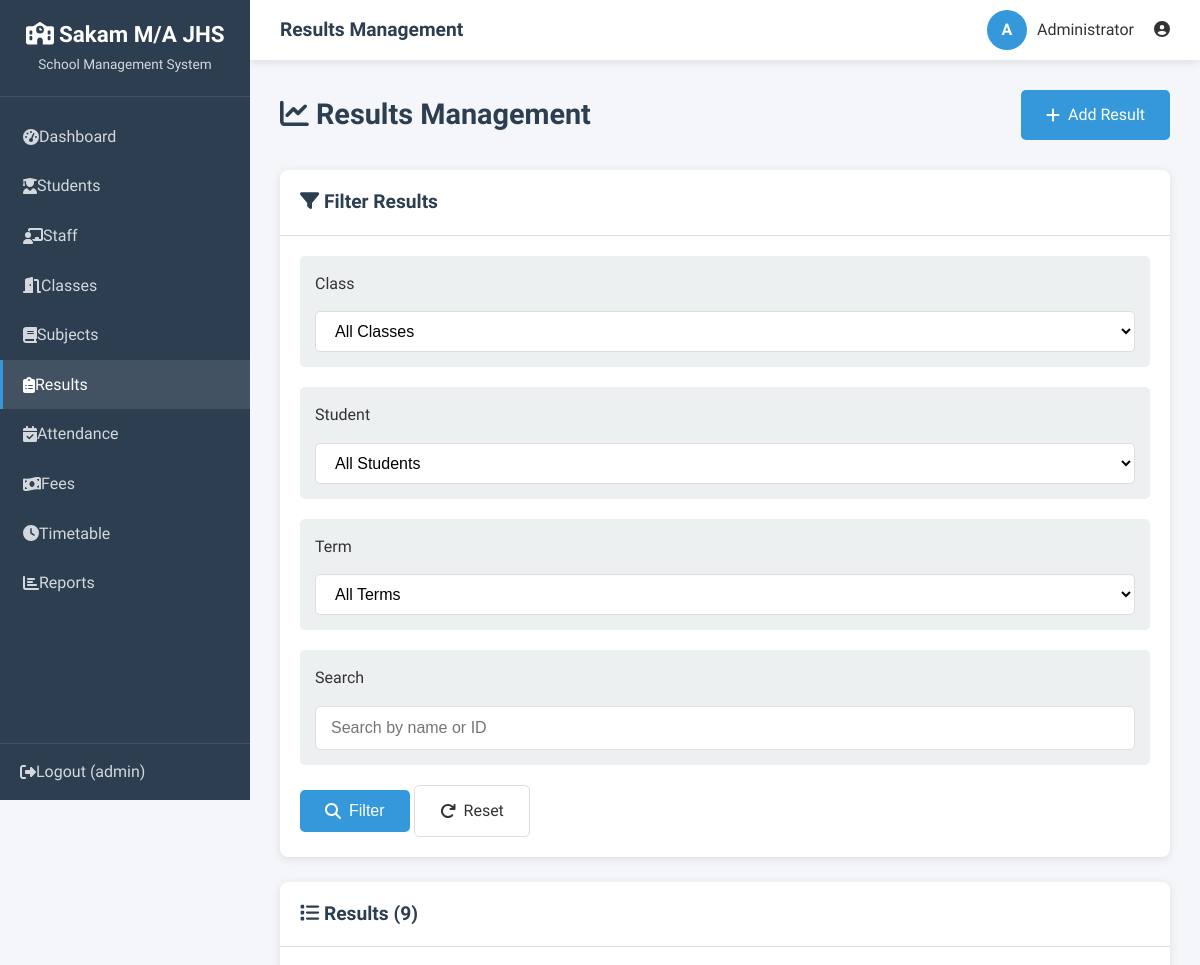
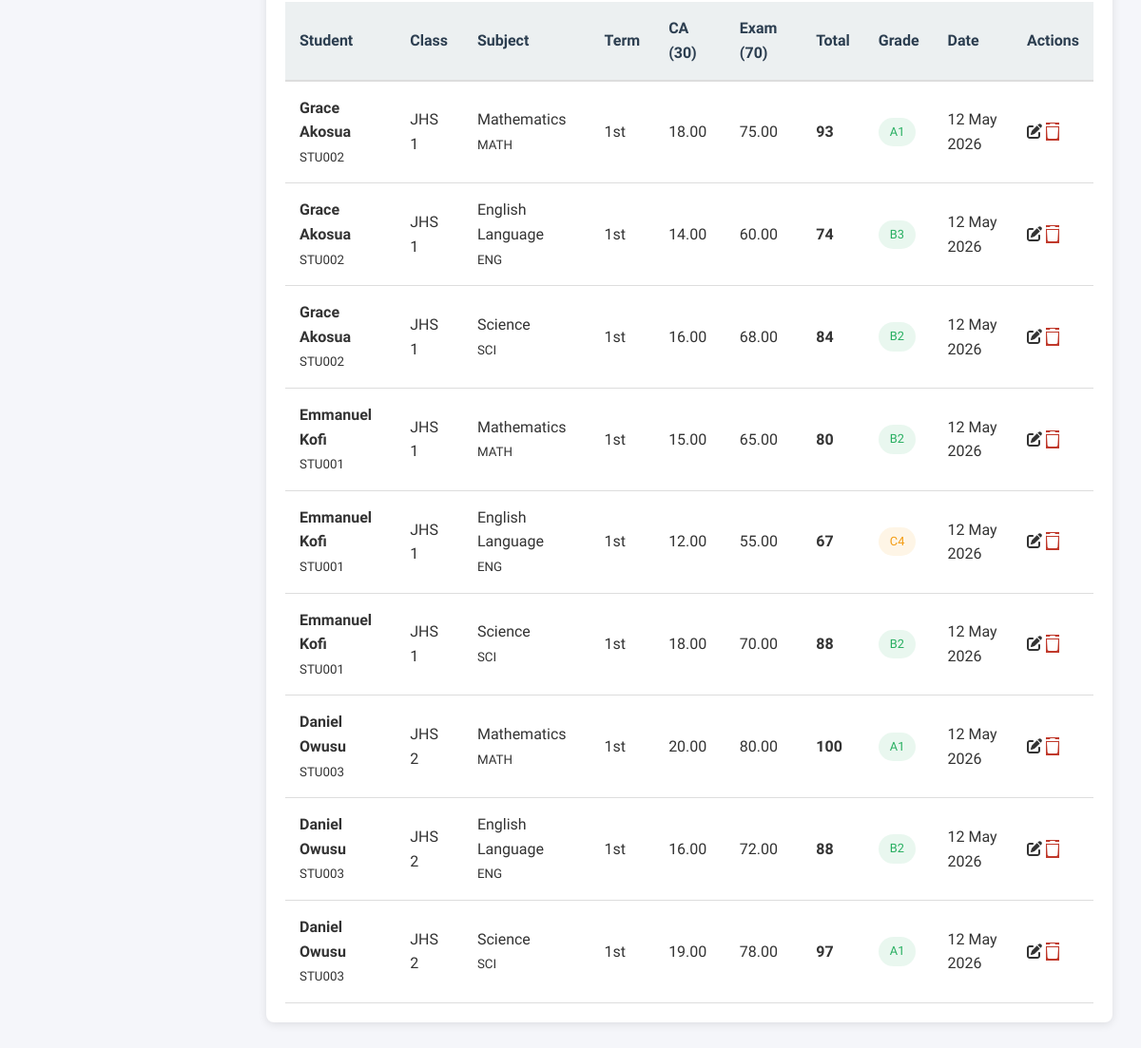
Screenshot of /teacher/results.php (signed in) with the database file from the repository (2 pictures, top to bottom).
### tables this page shows
CREATE TABLE IF NOT EXISTS results (
    id INT AUTO_INCREMENT PRIMARY KEY,
    student_id INT NOT NULL,
    subject_id INT NOT NULL,
    class_id INT NOT NULL,
    academic_year VARCHAR(20) NOT NULL,
    term ENUM('1st', '2nd', '3rd') NOT NULL,
    ca_score DECIMAL(5,2) DEFAULT 0,
    exam_score DECIMAL(5,2) DEFAULT 0,
    total_score DECIMAL(5,2) GENERATED ALWAYS AS (ca_score + exam_score) STORED,
    grade VARCHAR(2),
    position INT,
    remarks VARCHAR(50),
    entered_by INT,
    exam_date DATE,
    comments TEXT,
    created_at TIMESTAMP DEFAULT CURRENT_TIMESTAMP,
    FOREIGN KEY (student_id) REFERENCES students(id) ON DELETE CASCADE,
    FOREIGN KEY (subject_id) REFERENCES subjects(id) ON DELETE CASCADE,
    FOREIGN KEY (class_id) REFERENCES classes(id) ON DELETE CASCADE,
    FOREIGN KEY (entered_by) REFERENCES teachers(id) ON DELETE SET NULL,
    UNIQUE KEY unique_result (student_id, subject_id, academic_year, term),
    INDEX idx_student (student_id),
    INDEX idx_subject (subject_id),
    INDEX idx_term (academic_year, term)
);

CREATE TABLE IF NOT EXISTS students (
    id INT AUTO_INCREMENT PRIMARY KEY,
    student_id VARCHAR(20) UNIQUE NOT NULL,
    first_name VARCHAR(50) NOT NULL,
    last_name VARCHAR(50) NOT NULL,
    gender ENUM('Male', 'Female') NOT NULL,
    date_of_birth DATE NOT NULL,
    class_id INT NOT NULL,
    admission_date DATE NOT NULL,
    parent_name VARCHAR(100),
    parent_contact VARCHAR(20),
    parent_email VARCHAR(100),
    address TEXT,
    photo VARCHAR(255) DEFAULT 'default.png',
    status ENUM('Active', 'Inactive', 'Suspended', 'Graduated') DEFAULT 'Active',
    created_at TIMESTAMP DEFAULT CURRENT_TIMESTAMP,
    FOREIGN KEY (class_id) REFERENCES classes(id) ON DELETE RESTRICT,
    INDEX idx_student_id (student_id),
    INDEX idx_class (class_id)
);

CREATE TABLE IF NOT EXISTS classes (
    id INT AUTO_INCREMENT PRIMARY KEY,
    class_name VARCHAR(50) NOT NULL UNIQUE,
    class_level INT NOT NULL,
    teacher_id INT,
    capacity INT DEFAULT 40,
    status ENUM('Active','Inactive') DEFAULT 'Active',
    created_at TIMESTAMP DEFAULT CURRENT_TIMESTAMP,
    FOREIGN KEY (teacher_id) REFERENCES teachers(id) ON DELETE SET NULL
);

CREATE TABLE IF NOT EXISTS subjects (
    id INT AUTO_INCREMENT PRIMARY KEY,
    subject_name VARCHAR(100) NOT NULL UNIQUE,
    subject_code VARCHAR(20),
    teacher_id INT,
    class_id INT,
    pass_mark INT DEFAULT 40,
    description TEXT,
    status ENUM('Active','Inactive') DEFAULT 'Active',
    created_at TIMESTAMP DEFAULT CURRENT_TIMESTAMP,
    FOREIGN KEY (teacher_id) REFERENCES teachers(id) ON DELETE SET NULL,
    FOREIGN KEY (class_id) REFERENCES classes(id) ON DELETE SET NULL
);

### config.php (called while the page is built, shortened)
<?php
function escapeHTML($input) {
    return htmlspecialchars($input, ENT_QUOTES, 'UTF-8');
}

### includes/db.php (called while the page is built, shortened)
<?php
require_once dirname(__DIR__) . '/config.php';
function getDB() {
    static $db = null;
    if ($db === null) {
        $db = new mysqli(DB_HOST, DB_USER, DB_PASS, DB_NAME);
        $db->set_charset("utf8mb4");
    }
    return $db;
}
function executeQuery($sql, $params = []) {
    $db = getDB();
    $stmt = $db->prepare($sql);
    $stmt->execute();
    return $stmt;
}
function fetchAll($sql, $params = []) {
    $stmt = executeQuery($sql, $params);
    $result = $stmt->get_result();
    $rows = [];
    while ($row = $result->fetch_assoc()) {
        $rows[] = $row;
    }
    return $rows;
}

### includes/functions.php (called while the page is built, shortened)
<?php
require_once __DIR__ . '/db.php';
function generateCSRFToken() {
    return $_SESSION['csrf_token'];
}

### teacher/results.php (the view, shortened to what this page needs)
<?php
require_once '../includes/functions.php';
$search = isset($_GET['search']) ? sanitizeInput($_GET['search']) : '';
$query = "SELECT r.*, s.first_name, s.last_name, s.student_id as sid, sub.subject_name, sub.subject_code, c.class_name
          FROM results r
          JOIN students s ON r.student_id = s.id
          JOIN subjects sub ON r.subject_id = sub.id
          JOIN classes c ON s.class_id = c.id
          WHERE 1=1";
$params = [];
$query .= " ORDER BY r.created_at DESC, s.last_name ASC";
$results = fetchAll($query, $params);
include '../includes/header.php';
?>
<div class="page-header">
    <h1><i class="fas fa-chart-line"></i> Results Management</h1>
    <a href="add_result.php" class="btn btn-primary">
        <i class="fas fa-plus"></i> Add Result
    </a>
</div>
<div class="card">
    <div class="card-header">
        <h3><i class="fas fa-filter"></i> Filter Results</h3>
    </div>
    <div class="card-body">
        <form method="GET" action="" class="filter-form">
            <div class="filter-row">
                <div class="filter-group">
                    <label for="class_id">Class</label>
                    <select id="class_id" name="class_id" class="form-control" onchange="this.form.submit()">
                        <option value="">All Classes</option>
                    </select>
                </div>
                <div class="filter-group">
                    <label for="student_id">Student</label>
                    <select id="student_id" name="student_id" class="form-control">
                        <option value="">All Students</option>
                    </select>
                </div>
                <div class="filter-group">
                    <label for="term">Term</label>
                    <select id="term" name="term" class="form-control">
                        <option value="">All Terms</option>
                    </select>
                </div>
                <div class="filter-group">
                    <label for="search">Search</label>
                    <input type="text" id="search" name="search" class="form-control"
                           placeholder="Search by name or ID" value="<?php echo escapeHTML($search); ?>">
                </div>
                <div class="filter-actions">
                    <button type="submit" class="btn btn-primary">
                        <i class="fas fa-search"></i> Filter
                    </button>
                    <a href="results.php" class="btn btn-outline">
                        <i class="fas fa-redo"></i> Reset
                    </a>
                </div>
            </div>
        </form>
    </div>
</div>
<div class="card">
    <div class="card-header">
        <h3><i class="fas fa-list"></i> Results (<?php echo count($results); ?>)</h3>
    </div>
    <div class="card-body">
        <?php if (empty($results)): ?>
        <div class="empty-state">
            <i class="fas fa-chart-line"></i>
            <p>No results found.</p>
            <a href="add_result.php" class="btn btn-primary">Add First Result</a>
        </div>
        <?php else: ?>
        <div class="table-responsive">
            <table class="table table-striped">
                <thead>
                    <tr>
                        <th>Student</th>
                        <th>Class</th>
                        <th>Subject</th>
                        <th>Term</th>
                        <th>CA (30)</th>
                        <th>Exam (70)</th>
                        <th>Total</th>
                        <th>Grade</th>
                        <th>Date</th>
                        <th>Actions</th>
                    </tr>
                </thead>
                <tbody>
                    <?php foreach ($results as $result):
                        $total = $result['ca_score'] + $result['exam_score'];
                        $grade = getGrade($total);
                    ?>
                    <tr>
                        <td>
                            <strong><?php echo escapeHTML($result['first_name'] . ' ' . $result['last_name']); ?></strong>
                            <br><small class="text-muted"><?php echo escapeHTML($result['sid']); ?></small>
                        </td>
                        <td><?php echo escapeHTML($result['class_name']); ?></td>
                        <td>
                            <?php echo escapeHTML($result['subject_name']); ?>
                            <br><small class="text-muted"><?php echo escapeHTML($result['subject_code']); ?></small>
                        </td>
                        <td><?php echo escapeHTML($result['term']); ?></td>
                        <td><?php echo $result['ca_score']; ?></td>
                        <td><?php echo $result['exam_score']; ?></td>
                        <td><strong><?php echo $total; ?></strong></td>
                        <td>
                            <span class="badge badge-<?php echo getGradeColor($grade); ?>">
                                <?php echo $grade; ?>
                            </span>
                        </td>
                        <td><?php echo date('d M Y', strtotime($result['created_at'])); ?></td>
                        <td>
                            <div class="action-buttons">
                                <a href="edit_result.php?id=<?php echo $result['id']; ?>" class="btn-icon" title="Edit">
                                    <i class="fas fa-edit"></i>
                                </a>
                                <a href="delete_result.php?id=<?php echo $result['id']; ?>&token=<?php echo generateCSRFToken(); ?>"
                                   class="btn-icon btn-danger" title="Delete"
                                   onclick="return confirm('Are you sure you want to delete this result?');">
                                    <i class="fas fa-trash"></i>
                                </a>
                            </div>
                        </td>
                    </tr>
                    <?php endforeach; ?>
                </tbody>
            </table>
        </div>
        <?php endif; ?>
    </div>
</div>
<?php
include '../includes/footer.php';
function getGrade($score) {
    if ($score >= 90) return 'A1';
    if ($score >= 80) return 'B2';
    if ($score >= 70) return 'B3';
    if ($score >= 60) return 'C4';
    return 'F9';
}
function getGradeColor($grade) {
    if (in_array($grade, ['A1', 'B2', 'B3'])) return 'success';
    if (in_array($grade, ['C4', 'C5', 'C6'])) return 'warning';
    return 'danger';
}
?>

### css/style.css (style rules this page uses)
:root { --primary-color: #2c3e50; --secondary-color: #3498db; --accent-color: #e74c3c; --success-color: #27ae60; --warning-color: #f39c12; --danger-color: #c0392b; --light-color: #ecf0f1; --dark-color: #2c3e50; --text-color: #333; --text-muted: #7f8c8d; --border-color: #ddd; --shadow: 0 2px 10px rgba(0, 0, 0, 0.1); --transition: all 0.3s ease; --sidebar-width: 250px; --header-height: 60px; }
* { margin: 0; padding: 0; box-sizing: border-box; }
html { font-size: 16px; scroll-behavior: smooth; }
body { font-family: 'Segoe UI', Tahoma, Geneva, Verdana, sans-serif; line-height: 1.6; color: var(--text-color); background-color: #f5f6fa; min-height: 100vh; }
a { text-decoration: none; color: inherit; }
h1, h2, h3, h4, h5, h6 { font-weight: 600; line-height: 1.3; color: var(--dark-color); }
.page-header { display: flex; justify-content: space-between; align-items: center; margin-bottom: 30px; }
.page-header h1 { font-size: 1.8rem; }
.card { background: white; border-radius: 8px; box-shadow: var(--shadow); overflow: hidden; margin-bottom: 25px; }
.card-header { padding: 20px; border-bottom: 1px solid var(--border-color); display: flex; justify-content: space-between; align-items: center; }
.card-header h3 { font-size: 1.2rem; }
.card-body { padding: 20px; }
.form-control { width: 100%; padding: 12px 15px; border: 1px solid var(--border-color); border-radius: 5px; font-size: 1rem; transition: var(--transition); background: white; }
select.form-control { cursor: pointer; }
.btn { display: inline-flex; align-items: center; justify-content: center; gap: 8px; padding: 12px 25px; border: none; border-radius: 5px; font-size: 1rem; font-weight: 500; cursor: pointer; transition: var(--transition); }
.btn-primary { background: var(--secondary-color); color: white; }
.btn-danger { background: var(--danger-color); color: white; }
.btn-outline { background: transparent; border: 1px solid var(--border-color); color: var(--text-color); }
table { width: 100%; border-collapse: collapse; }
table thead { background: var(--light-color); }
table th { padding: 15px; text-align: left; font-weight: 600; color: var(--dark-color); border-bottom: 2px solid var(--border-color); }
table td { padding: 15px; border-bottom: 1px solid var(--border-color); }
table tbody tr { transition: var(--transition); }
.badge { display: inline-block; padding: 5px 12px; border-radius: 20px; font-size: 0.8rem; font-weight: 500; }
.badge-success { background: rgba(39, 174, 96, 0.1); color: var(--success-color); }
.badge-warning { background: rgba(243, 156, 18, 0.1); color: var(--warning-color); }
.filter-group { display: flex; gap: 15px; flex-wrap: wrap; margin-bottom: 20px; padding: 15px; background: var(--light-color); border-radius: 5px; }
.filter-group select { padding: 10px 15px; border: 1px solid var(--border-color); border-radius: 5px; min-width: 150px; }

### rows the page displays
results: student.last_name "Grace Akosua", student.student_id "STU002", classes.class_name "JHS 1", subject.subject_name "Mathematics", subject.subject_code "MATH", term "1st", ca_score "18.00", exam_score "75.00", total "93", grade "A1", created_at "12 May 2026"
results: student.last_name "Grace Akosua", student.student_id "STU002", classes.class_name "JHS 1", subject.subject_name "English Language", subject.subject_code "ENG", term "1st", ca_score "14.00", exam_score "60.00", total "74", grade "B3", created_at "12 May 2026"
results: student.last_name "Grace Akosua", student.student_id "STU002", classes.class_name "JHS 1", subject.subject_name "Science", subject.subject_code "SCI", term "1st", ca_score "16.00", exam_score "68.00", total "84", grade "B2", created_at "12 May 2026"
results: student.last_name "Emmanuel Kofi", student.student_id "STU001", classes.class_name "JHS 1", subject.subject_name "Mathematics", subject.subject_code "MATH", term "1st", ca_score "15.00", exam_score "65.00", total "80", grade "B2", created_at "12 May 2026"
results: student.last_name "Emmanuel Kofi", student.student_id "STU001", classes.class_name "JHS 1", subject.subject_name "English Language", subject.subject_code "ENG", term "1st", ca_score "12.00", exam_score "55.00", total "67", grade "C4", created_at "12 May 2026"
results: student.last_name "Emmanuel Kofi", student.student_id "STU001", classes.class_name "JHS 1", subject.subject_name "Science", subject.subject_code "SCI", term "1st", ca_score "18.00", exam_score "70.00", total "88", grade "B2", created_at "12 May 2026"
results: student.last_name "Daniel Owusu", student.student_id "STU003", classes.class_name "JHS 2", subject.subject_name "Mathematics", subject.subject_code "MATH", term "1st", ca_score "20.00", exam_score "80.00", total "100", grade "A1", created_at "12 May 2026"
results: student.last_name "Daniel Owusu", student.student_id "STU003", classes.class_name "JHS 2", subject.subject_name "English Language", subject.subject_code "ENG", term "1st", ca_score "16.00", exam_score "72.00", total "88", grade "B2", created_at "12 May 2026"
results: student.last_name "Daniel Owusu", student.student_id "STU003", classes.class_name "JHS 2", subject.subject_name "Science", subject.subject_code "SCI", term "1st", ca_score "19.00", exam_score "78.00", total "97", grade "A1", created_at "12 May 2026"

### other values shown
SITE_NAME "Sakam M/A JHS"
escapeHTML($userName) "admin"
$pageTitle "Results Management"
substr($fullName, 0, 1) "A"
escapeHTML($fullName) "Administrator"
count($results) "9"
